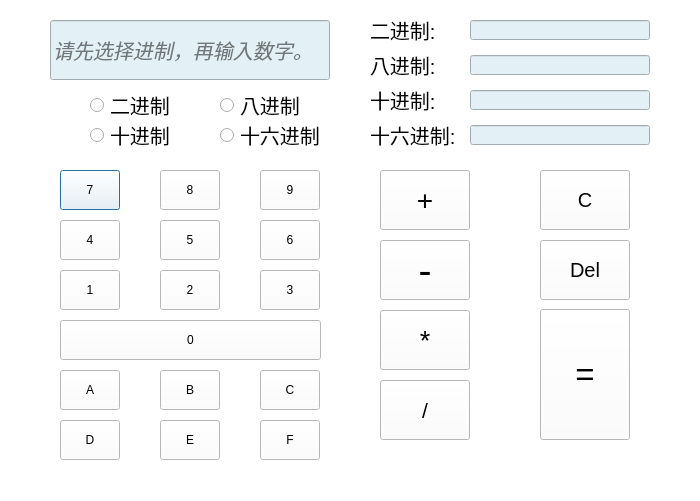
<?xml version="1.0" encoding="UTF-8"?>
<ui version="4.0">
 <class>Myjsq</class>
 <widget class="QDialog" name="Myjsq">
  <property name="geometry">
   <rect>
    <x>0</x>
    <y>0</y>
    <width>700</width>
    <height>501</height>
   </rect>
  </property>
  <property name="minimumSize">
   <size>
    <width>700</width>
    <height>501</height>
   </size>
  </property>
  <property name="maximumSize">
   <size>
    <width>700</width>
    <height>501</height>
   </size>
  </property>
  <property name="palette">
   <palette>
    <active>
     <colorrole role="WindowText">
      <brush brushstyle="SolidPattern">
       <color alpha="255">
        <red>0</red>
        <green>167</green>
        <blue>255</blue>
       </color>
      </brush>
     </colorrole>
     <colorrole role="Button">
      <brush brushstyle="SolidPattern">
       <color alpha="255">
        <red>255</red>
        <green>255</green>
        <blue>255</blue>
       </color>
      </brush>
     </colorrole>
     <colorrole role="Text">
      <brush brushstyle="SolidPattern">
       <color alpha="255">
        <red>0</red>
        <green>167</green>
        <blue>255</blue>
       </color>
      </brush>
     </colorrole>
     <colorrole role="ButtonText">
      <brush brushstyle="SolidPattern">
       <color alpha="255">
        <red>0</red>
        <green>167</green>
        <blue>255</blue>
       </color>
      </brush>
     </colorrole>
     <colorrole role="Base">
      <brush brushstyle="SolidPattern">
       <color alpha="255">
        <red>255</red>
        <green>255</green>
        <blue>255</blue>
       </color>
      </brush>
     </colorrole>
     <colorrole role="Window">
      <brush brushstyle="SolidPattern">
       <color alpha="255">
        <red>255</red>
        <green>255</green>
        <blue>255</blue>
       </color>
      </brush>
     </colorrole>
    </active>
    <inactive>
     <colorrole role="WindowText">
      <brush brushstyle="SolidPattern">
       <color alpha="255">
        <red>0</red>
        <green>167</green>
        <blue>255</blue>
       </color>
      </brush>
     </colorrole>
     <colorrole role="Button">
      <brush brushstyle="SolidPattern">
       <color alpha="255">
        <red>255</red>
        <green>255</green>
        <blue>255</blue>
       </color>
      </brush>
     </colorrole>
     <colorrole role="Text">
      <brush brushstyle="SolidPattern">
       <color alpha="255">
        <red>0</red>
        <green>167</green>
        <blue>255</blue>
       </color>
      </brush>
     </colorrole>
     <colorrole role="ButtonText">
      <brush brushstyle="SolidPattern">
       <color alpha="255">
        <red>0</red>
        <green>167</green>
        <blue>255</blue>
       </color>
      </brush>
     </colorrole>
     <colorrole role="Base">
      <brush brushstyle="SolidPattern">
       <color alpha="255">
        <red>255</red>
        <green>255</green>
        <blue>255</blue>
       </color>
      </brush>
     </colorrole>
     <colorrole role="Window">
      <brush brushstyle="SolidPattern">
       <color alpha="255">
        <red>255</red>
        <green>255</green>
        <blue>255</blue>
       </color>
      </brush>
     </colorrole>
    </inactive>
    <disabled>
     <colorrole role="WindowText">
      <brush brushstyle="SolidPattern">
       <color alpha="255">
        <red>0</red>
        <green>167</green>
        <blue>255</blue>
       </color>
      </brush>
     </colorrole>
     <colorrole role="Button">
      <brush brushstyle="SolidPattern">
       <color alpha="255">
        <red>255</red>
        <green>255</green>
        <blue>255</blue>
       </color>
      </brush>
     </colorrole>
     <colorrole role="Text">
      <brush brushstyle="SolidPattern">
       <color alpha="255">
        <red>0</red>
        <green>167</green>
        <blue>255</blue>
       </color>
      </brush>
     </colorrole>
     <colorrole role="ButtonText">
      <brush brushstyle="SolidPattern">
       <color alpha="255">
        <red>0</red>
        <green>167</green>
        <blue>255</blue>
       </color>
      </brush>
     </colorrole>
     <colorrole role="Base">
      <brush brushstyle="SolidPattern">
       <color alpha="255">
        <red>255</red>
        <green>255</green>
        <blue>255</blue>
       </color>
      </brush>
     </colorrole>
     <colorrole role="Window">
      <brush brushstyle="SolidPattern">
       <color alpha="255">
        <red>255</red>
        <green>255</green>
        <blue>255</blue>
       </color>
      </brush>
     </colorrole>
    </disabled>
   </palette>
  </property>
  <property name="windowTitle">
   <string>Dialog</string>
  </property>
  <property name="toolTipDuration">
   <number>-1</number>
  </property>
  <property name="styleSheet">
   <string notr="true">background-color: rgb(255, 255, 255);
</string>
  </property>
  <widget class="QRadioButton" name="two">
   <property name="geometry">
    <rect>
     <x>90</x>
     <y>90</y>
     <width>80</width>
     <height>30</height>
    </rect>
   </property>
   <property name="palette">
    <palette>
     <active>
      <colorrole role="WindowText">
       <brush brushstyle="SolidPattern">
        <color alpha="255">
         <red>0</red>
         <green>0</green>
         <blue>0</blue>
        </color>
       </brush>
      </colorrole>
      <colorrole role="Button">
       <brush brushstyle="SolidPattern">
        <color alpha="255">
         <red>255</red>
         <green>255</green>
         <blue>255</blue>
        </color>
       </brush>
      </colorrole>
      <colorrole role="Text">
       <brush brushstyle="SolidPattern">
        <color alpha="255">
         <red>0</red>
         <green>0</green>
         <blue>0</blue>
        </color>
       </brush>
      </colorrole>
      <colorrole role="ButtonText">
       <brush brushstyle="SolidPattern">
        <color alpha="255">
         <red>0</red>
         <green>0</green>
         <blue>0</blue>
        </color>
       </brush>
      </colorrole>
      <colorrole role="Base">
       <brush brushstyle="SolidPattern">
        <color alpha="255">
         <red>255</red>
         <green>255</green>
         <blue>255</blue>
        </color>
       </brush>
      </colorrole>
      <colorrole role="Window">
       <brush brushstyle="SolidPattern">
        <color alpha="255">
         <red>255</red>
         <green>255</green>
         <blue>255</blue>
        </color>
       </brush>
      </colorrole>
     </active>
     <inactive>
      <colorrole role="WindowText">
       <brush brushstyle="SolidPattern">
        <color alpha="255">
         <red>0</red>
         <green>0</green>
         <blue>0</blue>
        </color>
       </brush>
      </colorrole>
      <colorrole role="Button">
       <brush brushstyle="SolidPattern">
        <color alpha="255">
         <red>255</red>
         <green>255</green>
         <blue>255</blue>
        </color>
       </brush>
      </colorrole>
      <colorrole role="Text">
       <brush brushstyle="SolidPattern">
        <color alpha="255">
         <red>0</red>
         <green>0</green>
         <blue>0</blue>
        </color>
       </brush>
      </colorrole>
      <colorrole role="ButtonText">
       <brush brushstyle="SolidPattern">
        <color alpha="255">
         <red>0</red>
         <green>0</green>
         <blue>0</blue>
        </color>
       </brush>
      </colorrole>
      <colorrole role="Base">
       <brush brushstyle="SolidPattern">
        <color alpha="255">
         <red>255</red>
         <green>255</green>
         <blue>255</blue>
        </color>
       </brush>
      </colorrole>
      <colorrole role="Window">
       <brush brushstyle="SolidPattern">
        <color alpha="255">
         <red>255</red>
         <green>255</green>
         <blue>255</blue>
        </color>
       </brush>
      </colorrole>
     </inactive>
     <disabled>
      <colorrole role="WindowText">
       <brush brushstyle="SolidPattern">
        <color alpha="255">
         <red>0</red>
         <green>0</green>
         <blue>0</blue>
        </color>
       </brush>
      </colorrole>
      <colorrole role="Button">
       <brush brushstyle="SolidPattern">
        <color alpha="255">
         <red>255</red>
         <green>255</green>
         <blue>255</blue>
        </color>
       </brush>
      </colorrole>
      <colorrole role="Text">
       <brush brushstyle="SolidPattern">
        <color alpha="255">
         <red>0</red>
         <green>0</green>
         <blue>0</blue>
        </color>
       </brush>
      </colorrole>
      <colorrole role="ButtonText">
       <brush brushstyle="SolidPattern">
        <color alpha="255">
         <red>0</red>
         <green>0</green>
         <blue>0</blue>
        </color>
       </brush>
      </colorrole>
      <colorrole role="Base">
       <brush brushstyle="SolidPattern">
        <color alpha="255">
         <red>255</red>
         <green>255</green>
         <blue>255</blue>
        </color>
       </brush>
      </colorrole>
      <colorrole role="Window">
       <brush brushstyle="SolidPattern">
        <color alpha="255">
         <red>255</red>
         <green>255</green>
         <blue>255</blue>
        </color>
       </brush>
      </colorrole>
     </disabled>
    </palette>
   </property>
   <property name="font">
    <font>
     <pointsize>15</pointsize>
    </font>
   </property>
   <property name="styleSheet">
    <string notr="true">color: rgb(0, 0, 0);</string>
   </property>
   <property name="text">
    <string>二进制</string>
   </property>
  </widget>
  <widget class="QRadioButton" name="eight">
   <property name="geometry">
    <rect>
     <x>220</x>
     <y>90</y>
     <width>80</width>
     <height>30</height>
    </rect>
   </property>
   <property name="palette">
    <palette>
     <active>
      <colorrole role="WindowText">
       <brush brushstyle="SolidPattern">
        <color alpha="255">
         <red>0</red>
         <green>0</green>
         <blue>0</blue>
        </color>
       </brush>
      </colorrole>
      <colorrole role="Button">
       <brush brushstyle="SolidPattern">
        <color alpha="255">
         <red>255</red>
         <green>255</green>
         <blue>255</blue>
        </color>
       </brush>
      </colorrole>
      <colorrole role="Text">
       <brush brushstyle="SolidPattern">
        <color alpha="255">
         <red>0</red>
         <green>0</green>
         <blue>0</blue>
        </color>
       </brush>
      </colorrole>
      <colorrole role="ButtonText">
       <brush brushstyle="SolidPattern">
        <color alpha="255">
         <red>0</red>
         <green>0</green>
         <blue>0</blue>
        </color>
       </brush>
      </colorrole>
      <colorrole role="Base">
       <brush brushstyle="SolidPattern">
        <color alpha="255">
         <red>255</red>
         <green>255</green>
         <blue>255</blue>
        </color>
       </brush>
      </colorrole>
      <colorrole role="Window">
       <brush brushstyle="SolidPattern">
        <color alpha="255">
         <red>255</red>
         <green>255</green>
         <blue>255</blue>
        </color>
       </brush>
      </colorrole>
     </active>
     <inactive>
      <colorrole role="WindowText">
       <brush brushstyle="SolidPattern">
        <color alpha="255">
         <red>0</red>
         <green>0</green>
         <blue>0</blue>
        </color>
       </brush>
      </colorrole>
      <colorrole role="Button">
       <brush brushstyle="SolidPattern">
        <color alpha="255">
         <red>255</red>
         <green>255</green>
         <blue>255</blue>
        </color>
       </brush>
      </colorrole>
      <colorrole role="Text">
       <brush brushstyle="SolidPattern">
        <color alpha="255">
         <red>0</red>
         <green>0</green>
         <blue>0</blue>
        </color>
       </brush>
      </colorrole>
      <colorrole role="ButtonText">
       <brush brushstyle="SolidPattern">
        <color alpha="255">
         <red>0</red>
         <green>0</green>
         <blue>0</blue>
        </color>
       </brush>
      </colorrole>
      <colorrole role="Base">
       <brush brushstyle="SolidPattern">
        <color alpha="255">
         <red>255</red>
         <green>255</green>
         <blue>255</blue>
        </color>
       </brush>
      </colorrole>
      <colorrole role="Window">
       <brush brushstyle="SolidPattern">
        <color alpha="255">
         <red>255</red>
         <green>255</green>
         <blue>255</blue>
        </color>
       </brush>
      </colorrole>
     </inactive>
     <disabled>
      <colorrole role="WindowText">
       <brush brushstyle="SolidPattern">
        <color alpha="255">
         <red>0</red>
         <green>0</green>
         <blue>0</blue>
        </color>
       </brush>
      </colorrole>
      <colorrole role="Button">
       <brush brushstyle="SolidPattern">
        <color alpha="255">
         <red>255</red>
         <green>255</green>
         <blue>255</blue>
        </color>
       </brush>
      </colorrole>
      <colorrole role="Text">
       <brush brushstyle="SolidPattern">
        <color alpha="255">
         <red>0</red>
         <green>0</green>
         <blue>0</blue>
        </color>
       </brush>
      </colorrole>
      <colorrole role="ButtonText">
       <brush brushstyle="SolidPattern">
        <color alpha="255">
         <red>0</red>
         <green>0</green>
         <blue>0</blue>
        </color>
       </brush>
      </colorrole>
      <colorrole role="Base">
       <brush brushstyle="SolidPattern">
        <color alpha="255">
         <red>255</red>
         <green>255</green>
         <blue>255</blue>
        </color>
       </brush>
      </colorrole>
      <colorrole role="Window">
       <brush brushstyle="SolidPattern">
        <color alpha="255">
         <red>255</red>
         <green>255</green>
         <blue>255</blue>
        </color>
       </brush>
      </colorrole>
     </disabled>
    </palette>
   </property>
   <property name="font">
    <font>
     <pointsize>15</pointsize>
    </font>
   </property>
   <property name="styleSheet">
    <string notr="true">color: rgb(0, 0, 0);</string>
   </property>
   <property name="text">
    <string>八进制</string>
   </property>
  </widget>
  <widget class="QRadioButton" name="ten">
   <property name="geometry">
    <rect>
     <x>90</x>
     <y>120</y>
     <width>80</width>
     <height>30</height>
    </rect>
   </property>
   <property name="palette">
    <palette>
     <active>
      <colorrole role="WindowText">
       <brush brushstyle="SolidPattern">
        <color alpha="255">
         <red>0</red>
         <green>0</green>
         <blue>0</blue>
        </color>
       </brush>
      </colorrole>
      <colorrole role="Button">
       <brush brushstyle="SolidPattern">
        <color alpha="255">
         <red>255</red>
         <green>255</green>
         <blue>255</blue>
        </color>
       </brush>
      </colorrole>
      <colorrole role="Text">
       <brush brushstyle="SolidPattern">
        <color alpha="255">
         <red>0</red>
         <green>0</green>
         <blue>0</blue>
        </color>
       </brush>
      </colorrole>
      <colorrole role="ButtonText">
       <brush brushstyle="SolidPattern">
        <color alpha="255">
         <red>0</red>
         <green>0</green>
         <blue>0</blue>
        </color>
       </brush>
      </colorrole>
      <colorrole role="Base">
       <brush brushstyle="SolidPattern">
        <color alpha="255">
         <red>255</red>
         <green>255</green>
         <blue>255</blue>
        </color>
       </brush>
      </colorrole>
      <colorrole role="Window">
       <brush brushstyle="SolidPattern">
        <color alpha="255">
         <red>255</red>
         <green>255</green>
         <blue>255</blue>
        </color>
       </brush>
      </colorrole>
     </active>
     <inactive>
      <colorrole role="WindowText">
       <brush brushstyle="SolidPattern">
        <color alpha="255">
         <red>0</red>
         <green>0</green>
         <blue>0</blue>
        </color>
       </brush>
      </colorrole>
      <colorrole role="Button">
       <brush brushstyle="SolidPattern">
        <color alpha="255">
         <red>255</red>
         <green>255</green>
         <blue>255</blue>
        </color>
       </brush>
      </colorrole>
      <colorrole role="Text">
       <brush brushstyle="SolidPattern">
        <color alpha="255">
         <red>0</red>
         <green>0</green>
         <blue>0</blue>
        </color>
       </brush>
      </colorrole>
      <colorrole role="ButtonText">
       <brush brushstyle="SolidPattern">
        <color alpha="255">
         <red>0</red>
         <green>0</green>
         <blue>0</blue>
        </color>
       </brush>
      </colorrole>
      <colorrole role="Base">
       <brush brushstyle="SolidPattern">
        <color alpha="255">
         <red>255</red>
         <green>255</green>
         <blue>255</blue>
        </color>
       </brush>
      </colorrole>
      <colorrole role="Window">
       <brush brushstyle="SolidPattern">
        <color alpha="255">
         <red>255</red>
         <green>255</green>
         <blue>255</blue>
        </color>
       </brush>
      </colorrole>
     </inactive>
     <disabled>
      <colorrole role="WindowText">
       <brush brushstyle="SolidPattern">
        <color alpha="255">
         <red>0</red>
         <green>0</green>
         <blue>0</blue>
        </color>
       </brush>
      </colorrole>
      <colorrole role="Button">
       <brush brushstyle="SolidPattern">
        <color alpha="255">
         <red>255</red>
         <green>255</green>
         <blue>255</blue>
        </color>
       </brush>
      </colorrole>
      <colorrole role="Text">
       <brush brushstyle="SolidPattern">
        <color alpha="255">
         <red>0</red>
         <green>0</green>
         <blue>0</blue>
        </color>
       </brush>
      </colorrole>
      <colorrole role="ButtonText">
       <brush brushstyle="SolidPattern">
        <color alpha="255">
         <red>0</red>
         <green>0</green>
         <blue>0</blue>
        </color>
       </brush>
      </colorrole>
      <colorrole role="Base">
       <brush brushstyle="SolidPattern">
        <color alpha="255">
         <red>255</red>
         <green>255</green>
         <blue>255</blue>
        </color>
       </brush>
      </colorrole>
      <colorrole role="Window">
       <brush brushstyle="SolidPattern">
        <color alpha="255">
         <red>255</red>
         <green>255</green>
         <blue>255</blue>
        </color>
       </brush>
      </colorrole>
     </disabled>
    </palette>
   </property>
   <property name="font">
    <font>
     <pointsize>15</pointsize>
    </font>
   </property>
   <property name="styleSheet">
    <string notr="true">color: rgb(0, 0, 0);</string>
   </property>
   <property name="text">
    <string>十进制</string>
   </property>
  </widget>
  <widget class="QRadioButton" name="sixteen">
   <property name="geometry">
    <rect>
     <x>220</x>
     <y>120</y>
     <width>101</width>
     <height>30</height>
    </rect>
   </property>
   <property name="palette">
    <palette>
     <active>
      <colorrole role="WindowText">
       <brush brushstyle="SolidPattern">
        <color alpha="255">
         <red>0</red>
         <green>0</green>
         <blue>0</blue>
        </color>
       </brush>
      </colorrole>
      <colorrole role="Button">
       <brush brushstyle="SolidPattern">
        <color alpha="255">
         <red>255</red>
         <green>255</green>
         <blue>255</blue>
        </color>
       </brush>
      </colorrole>
      <colorrole role="Text">
       <brush brushstyle="SolidPattern">
        <color alpha="255">
         <red>0</red>
         <green>0</green>
         <blue>0</blue>
        </color>
       </brush>
      </colorrole>
      <colorrole role="ButtonText">
       <brush brushstyle="SolidPattern">
        <color alpha="255">
         <red>0</red>
         <green>0</green>
         <blue>0</blue>
        </color>
       </brush>
      </colorrole>
      <colorrole role="Base">
       <brush brushstyle="SolidPattern">
        <color alpha="255">
         <red>255</red>
         <green>255</green>
         <blue>255</blue>
        </color>
       </brush>
      </colorrole>
      <colorrole role="Window">
       <brush brushstyle="SolidPattern">
        <color alpha="255">
         <red>255</red>
         <green>255</green>
         <blue>255</blue>
        </color>
       </brush>
      </colorrole>
     </active>
     <inactive>
      <colorrole role="WindowText">
       <brush brushstyle="SolidPattern">
        <color alpha="255">
         <red>0</red>
         <green>0</green>
         <blue>0</blue>
        </color>
       </brush>
      </colorrole>
      <colorrole role="Button">
       <brush brushstyle="SolidPattern">
        <color alpha="255">
         <red>255</red>
         <green>255</green>
         <blue>255</blue>
        </color>
       </brush>
      </colorrole>
      <colorrole role="Text">
       <brush brushstyle="SolidPattern">
        <color alpha="255">
         <red>0</red>
         <green>0</green>
         <blue>0</blue>
        </color>
       </brush>
      </colorrole>
      <colorrole role="ButtonText">
       <brush brushstyle="SolidPattern">
        <color alpha="255">
         <red>0</red>
         <green>0</green>
         <blue>0</blue>
        </color>
       </brush>
      </colorrole>
      <colorrole role="Base">
       <brush brushstyle="SolidPattern">
        <color alpha="255">
         <red>255</red>
         <green>255</green>
         <blue>255</blue>
        </color>
       </brush>
      </colorrole>
      <colorrole role="Window">
       <brush brushstyle="SolidPattern">
        <color alpha="255">
         <red>255</red>
         <green>255</green>
         <blue>255</blue>
        </color>
       </brush>
      </colorrole>
     </inactive>
     <disabled>
      <colorrole role="WindowText">
       <brush brushstyle="SolidPattern">
        <color alpha="255">
         <red>0</red>
         <green>0</green>
         <blue>0</blue>
        </color>
       </brush>
      </colorrole>
      <colorrole role="Button">
       <brush brushstyle="SolidPattern">
        <color alpha="255">
         <red>255</red>
         <green>255</green>
         <blue>255</blue>
        </color>
       </brush>
      </colorrole>
      <colorrole role="Text">
       <brush brushstyle="SolidPattern">
        <color alpha="255">
         <red>0</red>
         <green>0</green>
         <blue>0</blue>
        </color>
       </brush>
      </colorrole>
      <colorrole role="ButtonText">
       <brush brushstyle="SolidPattern">
        <color alpha="255">
         <red>0</red>
         <green>0</green>
         <blue>0</blue>
        </color>
       </brush>
      </colorrole>
      <colorrole role="Base">
       <brush brushstyle="SolidPattern">
        <color alpha="255">
         <red>255</red>
         <green>255</green>
         <blue>255</blue>
        </color>
       </brush>
      </colorrole>
      <colorrole role="Window">
       <brush brushstyle="SolidPattern">
        <color alpha="255">
         <red>255</red>
         <green>255</green>
         <blue>255</blue>
        </color>
       </brush>
      </colorrole>
     </disabled>
    </palette>
   </property>
   <property name="font">
    <font>
     <pointsize>15</pointsize>
    </font>
   </property>
   <property name="styleSheet">
    <string notr="true">color: rgb(0, 0, 0);
</string>
   </property>
   <property name="text">
    <string>十六进制</string>
   </property>
  </widget>
  <widget class="QPushButton" name="q7">
   <property name="geometry">
    <rect>
     <x>60</x>
     <y>170</y>
     <width>60</width>
     <height>40</height>
    </rect>
   </property>
   <property name="text">
    <string>7</string>
   </property>
  </widget>
  <widget class="QPushButton" name="q8">
   <property name="geometry">
    <rect>
     <x>160</x>
     <y>170</y>
     <width>60</width>
     <height>40</height>
    </rect>
   </property>
   <property name="text">
    <string>8</string>
   </property>
  </widget>
  <widget class="QPushButton" name="q9">
   <property name="geometry">
    <rect>
     <x>260</x>
     <y>170</y>
     <width>60</width>
     <height>40</height>
    </rect>
   </property>
   <property name="text">
    <string>9</string>
   </property>
  </widget>
  <widget class="QPushButton" name="q4">
   <property name="geometry">
    <rect>
     <x>60</x>
     <y>220</y>
     <width>60</width>
     <height>40</height>
    </rect>
   </property>
   <property name="text">
    <string>4</string>
   </property>
  </widget>
  <widget class="QPushButton" name="q5">
   <property name="geometry">
    <rect>
     <x>160</x>
     <y>220</y>
     <width>60</width>
     <height>40</height>
    </rect>
   </property>
   <property name="text">
    <string>5</string>
   </property>
  </widget>
  <widget class="QPushButton" name="q6">
   <property name="geometry">
    <rect>
     <x>260</x>
     <y>220</y>
     <width>60</width>
     <height>40</height>
    </rect>
   </property>
   <property name="text">
    <string>6</string>
   </property>
  </widget>
  <widget class="QPushButton" name="q1">
   <property name="geometry">
    <rect>
     <x>60</x>
     <y>270</y>
     <width>60</width>
     <height>40</height>
    </rect>
   </property>
   <property name="text">
    <string>1</string>
   </property>
  </widget>
  <widget class="QPushButton" name="q2">
   <property name="geometry">
    <rect>
     <x>160</x>
     <y>270</y>
     <width>60</width>
     <height>40</height>
    </rect>
   </property>
   <property name="text">
    <string>2</string>
   </property>
  </widget>
  <widget class="QPushButton" name="q3">
   <property name="geometry">
    <rect>
     <x>260</x>
     <y>270</y>
     <width>60</width>
     <height>40</height>
    </rect>
   </property>
   <property name="text">
    <string>3</string>
   </property>
  </widget>
  <widget class="QPushButton" name="q0">
   <property name="geometry">
    <rect>
     <x>60</x>
     <y>320</y>
     <width>261</width>
     <height>40</height>
    </rect>
   </property>
   <property name="text">
    <string>0</string>
   </property>
  </widget>
  <widget class="QPushButton" name="add">
   <property name="geometry">
    <rect>
     <x>380</x>
     <y>170</y>
     <width>90</width>
     <height>60</height>
    </rect>
   </property>
   <property name="font">
    <font>
     <pointsize>21</pointsize>
    </font>
   </property>
   <property name="text">
    <string>+</string>
   </property>
  </widget>
  <widget class="QPushButton" name="AC">
   <property name="geometry">
    <rect>
     <x>540</x>
     <y>170</y>
     <width>90</width>
     <height>60</height>
    </rect>
   </property>
   <property name="font">
    <font>
     <pointsize>15</pointsize>
    </font>
   </property>
   <property name="text">
    <string>C</string>
   </property>
  </widget>
  <widget class="QPushButton" name="minus">
   <property name="geometry">
    <rect>
     <x>380</x>
     <y>240</y>
     <width>90</width>
     <height>60</height>
    </rect>
   </property>
   <property name="font">
    <font>
     <pointsize>29</pointsize>
    </font>
   </property>
   <property name="text">
    <string>-</string>
   </property>
  </widget>
  <widget class="QPushButton" name="multiply">
   <property name="geometry">
    <rect>
     <x>380</x>
     <y>310</y>
     <width>90</width>
     <height>60</height>
    </rect>
   </property>
   <property name="font">
    <font>
     <pointsize>20</pointsize>
    </font>
   </property>
   <property name="text">
    <string>*</string>
   </property>
  </widget>
  <widget class="QPushButton" name="divide">
   <property name="geometry">
    <rect>
     <x>380</x>
     <y>380</y>
     <width>90</width>
     <height>60</height>
    </rect>
   </property>
   <property name="font">
    <font>
     <pointsize>16</pointsize>
    </font>
   </property>
   <property name="text">
    <string>/</string>
   </property>
  </widget>
  <widget class="QPushButton" name="Del">
   <property name="geometry">
    <rect>
     <x>540</x>
     <y>240</y>
     <width>90</width>
     <height>60</height>
    </rect>
   </property>
   <property name="font">
    <font>
     <pointsize>15</pointsize>
    </font>
   </property>
   <property name="text">
    <string>Del</string>
   </property>
  </widget>
  <widget class="QLineEdit" name="lineEdit1">
   <property name="enabled">
    <bool>false</bool>
   </property>
   <property name="geometry">
    <rect>
     <x>50</x>
     <y>20</y>
     <width>280</width>
     <height>60</height>
    </rect>
   </property>
   <property name="font">
    <font>
     <pointsize>15</pointsize>
     <italic>true</italic>
    </font>
   </property>
   <property name="cursor">
    <cursorShape>SplitVCursor</cursorShape>
   </property>
   <property name="styleSheet">
    <string notr="true">background-color: rgb(227, 240, 245);
color: rgb(0, 0, 0);</string>
   </property>
   <property name="text">
    <string/>
   </property>
   <property name="echoMode">
    <enum>QLineEdit::Normal</enum>
   </property>
   <property name="placeholderText">
    <string>请先选择进制，再输入数字。</string>
   </property>
  </widget>
  <widget class="QLineEdit" name="lineEdit2">
   <property name="enabled">
    <bool>false</bool>
   </property>
   <property name="geometry">
    <rect>
     <x>470</x>
     <y>20</y>
     <width>180</width>
     <height>20</height>
    </rect>
   </property>
   <property name="font">
    <font>
     <italic>true</italic>
    </font>
   </property>
   <property name="styleSheet">
    <string notr="true">color: rgb(0, 0, 0);
background-color: rgb(227, 240, 245);</string>
   </property>
  </widget>
  <widget class="QLineEdit" name="lineEdit3">
   <property name="enabled">
    <bool>false</bool>
   </property>
   <property name="geometry">
    <rect>
     <x>470</x>
     <y>55</y>
     <width>180</width>
     <height>20</height>
    </rect>
   </property>
   <property name="font">
    <font>
     <italic>true</italic>
    </font>
   </property>
   <property name="styleSheet">
    <string notr="true">color: rgb(0, 0, 0);
background-color: rgb(227, 240, 245);</string>
   </property>
  </widget>
  <widget class="QLineEdit" name="lineEdit4">
   <property name="enabled">
    <bool>false</bool>
   </property>
   <property name="geometry">
    <rect>
     <x>470</x>
     <y>90</y>
     <width>180</width>
     <height>20</height>
    </rect>
   </property>
   <property name="font">
    <font>
     <italic>true</italic>
    </font>
   </property>
   <property name="styleSheet">
    <string notr="true">color: rgb(0, 0, 0);
background-color: rgb(227, 240, 245);</string>
   </property>
  </widget>
  <widget class="QLineEdit" name="lineEdit5">
   <property name="enabled">
    <bool>false</bool>
   </property>
   <property name="geometry">
    <rect>
     <x>470</x>
     <y>125</y>
     <width>180</width>
     <height>20</height>
    </rect>
   </property>
   <property name="font">
    <font>
     <italic>true</italic>
    </font>
   </property>
   <property name="styleSheet">
    <string notr="true">color: rgb(0, 0, 0);
background-color: rgb(227, 240, 245);</string>
   </property>
  </widget>
  <widget class="QLabel" name="label">
   <property name="geometry">
    <rect>
     <x>370</x>
     <y>15</y>
     <width>80</width>
     <height>30</height>
    </rect>
   </property>
   <property name="font">
    <font>
     <pointsize>15</pointsize>
    </font>
   </property>
   <property name="styleSheet">
    <string notr="true">
</string>
   </property>
   <property name="text">
    <string>二进制:</string>
   </property>
  </widget>
  <widget class="QLabel" name="label_2">
   <property name="geometry">
    <rect>
     <x>370</x>
     <y>50</y>
     <width>80</width>
     <height>30</height>
    </rect>
   </property>
   <property name="font">
    <font>
     <pointsize>15</pointsize>
    </font>
   </property>
   <property name="text">
    <string>八进制:</string>
   </property>
  </widget>
  <widget class="QLabel" name="label_3">
   <property name="geometry">
    <rect>
     <x>370</x>
     <y>85</y>
     <width>80</width>
     <height>30</height>
    </rect>
   </property>
   <property name="font">
    <font>
     <pointsize>15</pointsize>
    </font>
   </property>
   <property name="text">
    <string>十进制:</string>
   </property>
  </widget>
  <widget class="QLabel" name="label_4">
   <property name="geometry">
    <rect>
     <x>370</x>
     <y>120</y>
     <width>91</width>
     <height>30</height>
    </rect>
   </property>
   <property name="font">
    <font>
     <pointsize>15</pointsize>
    </font>
   </property>
   <property name="text">
    <string>十六进制:</string>
   </property>
  </widget>
  <widget class="QPushButton" name="A">
   <property name="geometry">
    <rect>
     <x>60</x>
     <y>370</y>
     <width>60</width>
     <height>40</height>
    </rect>
   </property>
   <property name="text">
    <string>A</string>
   </property>
  </widget>
  <widget class="QPushButton" name="D">
   <property name="geometry">
    <rect>
     <x>60</x>
     <y>420</y>
     <width>60</width>
     <height>40</height>
    </rect>
   </property>
   <property name="text">
    <string>D</string>
   </property>
  </widget>
  <widget class="QPushButton" name="B">
   <property name="geometry">
    <rect>
     <x>160</x>
     <y>370</y>
     <width>60</width>
     <height>40</height>
    </rect>
   </property>
   <property name="text">
    <string>B</string>
   </property>
  </widget>
  <widget class="QPushButton" name="E">
   <property name="geometry">
    <rect>
     <x>160</x>
     <y>420</y>
     <width>60</width>
     <height>40</height>
    </rect>
   </property>
   <property name="text">
    <string>E</string>
   </property>
  </widget>
  <widget class="QPushButton" name="C">
   <property name="geometry">
    <rect>
     <x>260</x>
     <y>370</y>
     <width>60</width>
     <height>40</height>
    </rect>
   </property>
   <property name="text">
    <string>C</string>
   </property>
  </widget>
  <widget class="QPushButton" name="F">
   <property name="geometry">
    <rect>
     <x>260</x>
     <y>420</y>
     <width>60</width>
     <height>40</height>
    </rect>
   </property>
   <property name="text">
    <string>F</string>
   </property>
  </widget>
  <widget class="QPushButton" name="change">
   <property name="geometry">
    <rect>
     <x>540</x>
     <y>309</y>
     <width>90</width>
     <height>131</height>
    </rect>
   </property>
   <property name="font">
    <font>
     <pointsize>25</pointsize>
    </font>
   </property>
   <property name="styleSheet">
    <string notr="true"/>
   </property>
   <property name="text">
    <string>=</string>
   </property>
  </widget>
 </widget>
 <resources/>
 <connections/>
</ui>
